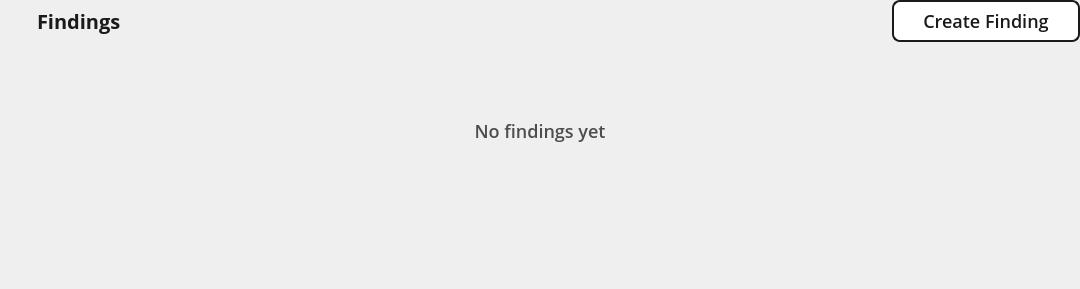
<?xml version="1.0" encoding="UTF-8"?>
<ui version="4.0">
 <class>FindingCommentPanel</class>
 <widget class="QWidget" name="FindingCommentPanel">
  <property name="geometry">
   <rect>
    <x>0</x>
    <y>0</y>
    <width>1080</width>
    <height>289</height>
   </rect>
  </property>
  <property name="windowTitle">
   <string>Form</string>
  </property>
  <property name="styleSheet">
   <string notr="true">#headerIcon {
	background: transparent;
	border: none;
}

#headerLabel {
	font-family: Open Sans;
	font-weight: 600;
	font-size: 20px;
	line-height: 28px;
	letter-spacing: 0%;
	color: #1A1A1A;
	background: transparent;
}

#addButton {
	background: white;
	border: 2px solid #1A1A1A;
	border-radius: 8px;
	padding: 3px 29px;
	font-family: Open Sans;
	font-weight: 500;
	font-size: 18px;
	line-height: 24px;
	letter-spacing: 0%;
	color: #1A1A1A;
}

#noItemLabel {
	font-family: Open Sans;
	font-weight: 500;
	font-size: 18px;
	line-height: 26px;
	letter-spacing: 0%;
	color: #4D4D4D;
	background: transparent;
}

QScrollArea {
	border: none;
}</string>
  </property>
  <layout class="QVBoxLayout" name="verticalLayout">
   <property name="spacing">
    <number>14</number>
   </property>
   <property name="leftMargin">
    <number>0</number>
   </property>
   <property name="topMargin">
    <number>0</number>
   </property>
   <property name="rightMargin">
    <number>0</number>
   </property>
   <property name="bottomMargin">
    <number>0</number>
   </property>
   <item>
    <widget class="QWidget" name="Header" native="true">
     <property name="sizePolicy">
      <sizepolicy hsizetype="Preferred" vsizetype="Fixed">
       <horstretch>0</horstretch>
       <verstretch>0</verstretch>
      </sizepolicy>
     </property>
     <property name="minimumSize">
      <size>
       <width>0</width>
       <height>42</height>
      </size>
     </property>
     <property name="maximumSize">
      <size>
       <width>16777215</width>
       <height>42</height>
      </size>
     </property>
     <layout class="QHBoxLayout" name="horizontalLayout_2">
      <property name="spacing">
       <number>5</number>
      </property>
      <property name="leftMargin">
       <number>0</number>
      </property>
      <property name="topMargin">
       <number>0</number>
      </property>
      <property name="rightMargin">
       <number>0</number>
      </property>
      <property name="bottomMargin">
       <number>0</number>
      </property>
      <item>
       <widget class="QPushButton" name="headerIcon">
        <property name="sizePolicy">
         <sizepolicy hsizetype="Fixed" vsizetype="Fixed">
          <horstretch>0</horstretch>
          <verstretch>0</verstretch>
         </sizepolicy>
        </property>
        <property name="minimumSize">
         <size>
          <width>32</width>
          <height>32</height>
         </size>
        </property>
        <property name="maximumSize">
         <size>
          <width>32</width>
          <height>32</height>
         </size>
        </property>
        <property name="text">
         <string/>
        </property>
        <property name="icon">
         <iconset resource="../../../../../../Resources/Resources.qrc">
          <normaloff>:/images/Reviews/activity.svg</normaloff>:/images/Reviews/activity.svg</iconset>
        </property>
        <property name="iconSize">
         <size>
          <width>32</width>
          <height>32</height>
         </size>
        </property>
       </widget>
      </item>
      <item>
       <widget class="QLabel" name="headerLabel">
        <property name="text">
         <string>Findings</string>
        </property>
       </widget>
      </item>
      <item>
       <spacer name="horizontalSpacer">
        <property name="orientation">
         <enum>Qt::Orientation::Horizontal</enum>
        </property>
        <property name="sizeHint" stdset="0">
         <size>
          <width>766</width>
          <height>20</height>
         </size>
        </property>
       </spacer>
      </item>
      <item>
       <widget class="QPushButton" name="addButton">
        <property name="minimumSize">
         <size>
          <width>0</width>
          <height>42</height>
         </size>
        </property>
        <property name="maximumSize">
         <size>
          <width>16777215</width>
          <height>42</height>
         </size>
        </property>
        <property name="text">
         <string>Create Finding</string>
        </property>
       </widget>
      </item>
     </layout>
    </widget>
   </item>
   <item>
    <widget class="QWidget" name="noItemBox" native="true">
     <property name="minimumSize">
      <size>
       <width>0</width>
       <height>150</height>
      </size>
     </property>
     <property name="maximumSize">
      <size>
       <width>16777215</width>
       <height>150</height>
      </size>
     </property>
     <layout class="QHBoxLayout" name="horizontalLayout">
      <item>
       <widget class="QLabel" name="noItemLabel">
        <property name="text">
         <string>No findings yet</string>
        </property>
        <property name="alignment">
         <set>Qt::AlignmentFlag::AlignCenter</set>
        </property>
       </widget>
      </item>
     </layout>
    </widget>
   </item>
   <item>
    <widget class="QScrollArea" name="scrollArea">
     <property name="widgetResizable">
      <bool>true</bool>
     </property>
     <widget class="QWidget" name="container">
      <property name="geometry">
       <rect>
        <x>0</x>
        <y>0</y>
        <width>1080</width>
        <height>69</height>
       </rect>
      </property>
     </widget>
    </widget>
   </item>
  </layout>
 </widget>
 <resources>
  <include location="../../../../../../Resources/Resources.qrc"/>
 </resources>
 <connections/>
</ui>
